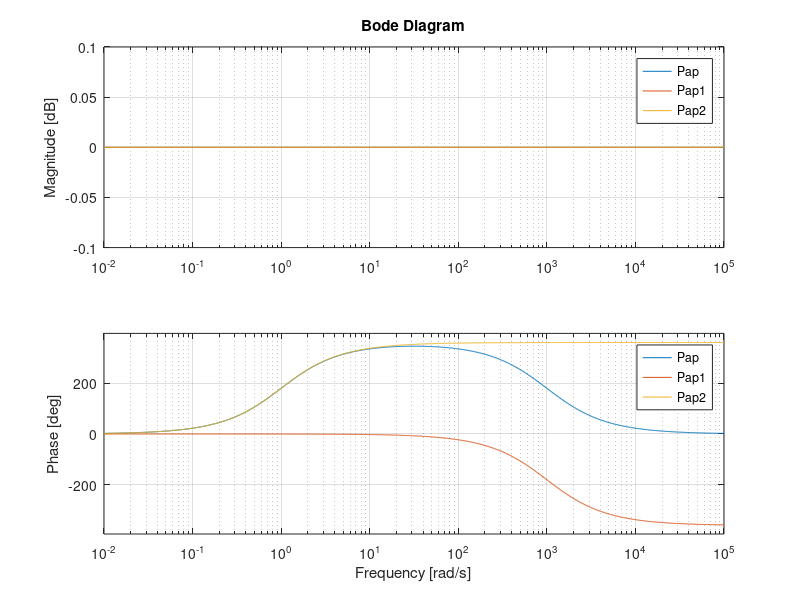
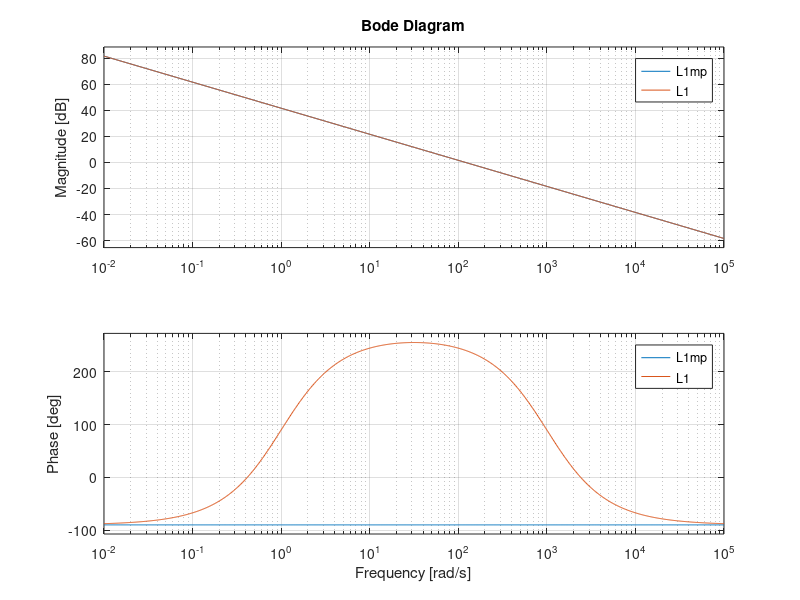
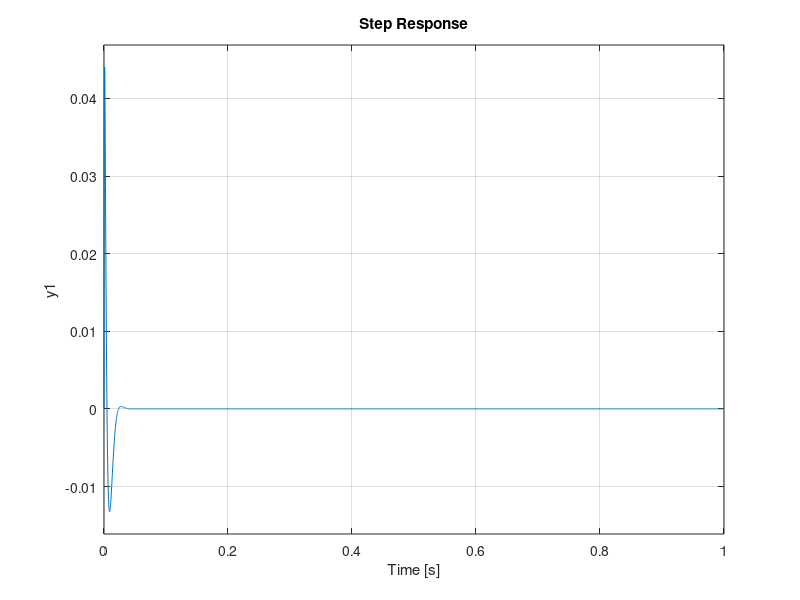

These charts were generated, in order, by the following MATLAB code:
clear all;clc
s=tf('s');P=zpk(((1000-s)/(1-s))^2);
Pmp=zpk(((1000+s)/(1+s))^2);
Pap1=zpk((1000-s)/(1000+s))^2; % Debida al cero de NMP
Pap2=zpk(((s+1)/(s-1)))^2         % Debida al polo inestable.
Pap=Pap1*Pap2;

K1=db2mag(41.6)*zpk(inv(Pmp)/s)
L1mp=minreal(Pmp*K1)
L1 = minreal(P*K1)

% K2=zpk(K1*(10+s))
% L2mp=minreal(Pmp*K2)
% eig(1/(1+L2mp))
% L2 = minreal(P*K2)
S1=1/(1+L1);
T1=1-S1;
eig(S1)

figure(1);bode(Pap,Pap1,Pap2);grid on;
figure(2);bode(L1mp,L1);grid on;
figure(3);
subplot(2,1,1);
step(T1,1);grid on
subplot(2,1,2);
step(K1*S1,1);grid on

% figure(6);bode(L2mp,L2);grid on;
% figure(7);rlocus(L2mp);
% figure(8);rlocus(L2);
% rlocfind(L2);